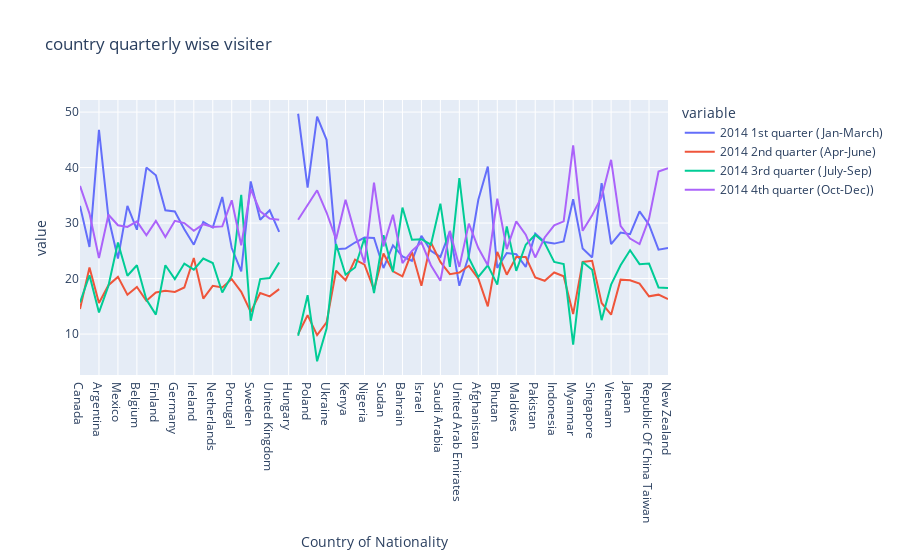

Write notebook code for a chart like this one.
### Code cell
px.line(df, df.index,['2014 1st quarter (Jan-March)','2014 2nd quarter (Apr-June)','2014 3rd quarter (July-Sep)','2014 4th quarter (Oct-Dec))'], title='country quarterly wise visiter')

### Figure 1 — Plotly figure (JSON) as saved in the notebook; plotly's stock layout.template omitted (floating-point values rounded to 4 significant figures)
{"data": [{"hovertemplate": "variable=2014 1st quarter (Jan-March)<br>Country of Nationality=%{x}<br>value=%{y}<extra></extra>", "legendgroup": "2014 1st quarter (Jan-March)", "line": {"color": "#636efa", "dash": "solid"}, "marker": {"symbol": "circle"}, "mode": "lines", "name": "2014 1st quarter (Jan-March)", "orientation": "v", "showlegend": true, "type": "scatter", "x": ["Canada", "United States Of America", "Argentina", "Brazil", "Mexico", "Austria", "Belgium", "Denmark", "Finland", "France", "Germany", "Greece", "Ireland", "Italy", "Netherlands", "Norway", "Portugal", "Spain", "Sweden", "Switzerland", "United Kingdom", "Czech Rep.", "Hungary", "Kazakhstan", "Poland", "Russian Federation", "Ukraine", "Egypt", "Kenya", "Mauritius", "Nigeria", "South Africa", "Sudan", "Tanzania", "Bahrain", "Iraq", "Israel", "Oman", "Saudi Arabia", "Turkey", "United Arab Emirates", "Yemen", "Afghanistan", "Bangladesh", "Bhutan", "Iran", "Maldives", "Nepal", "Pakistan", "Sri Lanka", "Indonesia", "Malaysia", "Myanmar", "Philippines", "Singapore", "Thailand", "Vietnam", "China", "Japan", "Korea (Republic Of ", "Republic Of China Taiwan", "Australia", "New Zealand"], "xaxis": "x", "y": [33.1, 25.7, 46.8, 31, 23.6, 33.1, 28.8, 40, 38.6, 32.3, 32.1, 28.9, 26.1, 30.2, 29.2, 34.7, 25.5, 21.3, 37.5, 30.6, 32.3, 28.4, null, 49.7, 36.4, 49.2, 45, 25.3, 25.4, 26.5, 27.4, 27.3, 21.9, 26, 24, 23.2, 27.7, 25, 23.9, 28.5, 18.7, 24.1, 34.2, 40.2, 21.9, 24.6, 24.4, 22.1, 28.1, 26.6, 26.3, 26.7, 34.3, 25.4, 23.8, 37.2, 26.2, 28.3, 28, 32.1, 29.7, 25.2, 25.5], "yaxis": "y"}, {"hovertemplate": "variable=2014 2nd quarter (Apr-June)<br>Country of Nationality=%{x}<br>value=%{y}<extra></extra>", "legendgroup": "2014 2nd quarter (Apr-June)", "line": {"color": "#EF553B", "dash": "solid"}, "marker": {"symbol": "circle"}, "mode": "lines", "name": "2014 2nd quarter (Apr-June)", "orientation": "v", "showlegend": true, "type": "scatter", "x": ["Canada", "United States Of America", "Argentina", "Brazil", "Mexico", "Austria", "Belgium", "Denmark", "Finland", "France", "Germany", "Greece", "Ireland", "Italy", "Netherlands", "Norway", "Portugal", "Spain", "Sweden", "Switzerland", "United Kingdom", "Czech Rep.", "Hungary", "Kazakhstan", "Poland", "Russian Federation", "Ukraine", "Egypt", "Kenya", "Mauritius", "Nigeria", "South Africa", "Sudan", "Tanzania", "Bahrain", "Iraq", "Israel", "Oman", "Saudi Arabia", "Turkey", "United Arab Emirates", "Yemen", "Afghanistan", "Bangladesh", "Bhutan", "Iran", "Maldives", "Nepal", "Pakistan", "Sri Lanka", "Indonesia", "Malaysia", "Myanmar", "Philippines", "Singapore", "Thailand", "Vietnam", "China", "Japan", "Korea (Republic Of ", "Republic Of China Taiwan", "Australia", "New Zealand"], "xaxis": "x", "y": [14.5, 22, 15.6, 18.8, 20.3, 17.1, 18.5, 16, 17.5, 17.8, 17.6, 18.4, 23.7, 16.4, 18.7, 18.4, 19.9, 17.6, 14, 17.4, 16.8, 18.1, null, 10, 13.4, 9.8, 12.1, 21.4, 19.7, 23.4, 22.5, 18, 24.5, 21.3, 20.4, 24.8, 18.7, 26.5, 23, 20.8, 21.1, 22.3, 20, 15, 24.8, 20.7, 23.9, 23.9, 20.2, 19.6, 21.1, 20.4, 13.6, 23, 23.2, 15.6, 13.5, 19.8, 19.7, 19.1, 16.8, 17.1, 16.3], "yaxis": "y"}, {"hovertemplate": "variable=2014 3rd quarter (July-Sep)<br>Country of Nationality=%{x}<br>value=%{y}<extra></extra>", "legendgroup": "2014 3rd quarter (July-Sep)", "line": {"color": "#00cc96", "dash": "solid"}, "marker": {"symbol": "circle"}, "mode": "lines", "name": "2014 3rd quarter (July-Sep)", "orientation": "v", "showlegend": true, "type": "scatter", "x": ["Canada", "United States Of America", "Argentina", "Brazil", "Mexico", "Austria", "Belgium", "Denmark", "Finland", "France", "Germany", "Greece", "Ireland", "Italy", "Netherlands", "Norway", "Portugal", "Spain", "Sweden", "Switzerland", "United Kingdom", "Czech Rep.", "Hungary", "Kazakhstan", "Poland", "Russian Federation", "Ukraine", "Egypt", "Kenya", "Mauritius", "Nigeria", "South Africa", "Sudan", "Tanzania", "Bahrain", "Iraq", "Israel", "Oman", "Saudi Arabia", "Turkey", "United Arab Emirates", "Yemen", "Afghanistan", "Bangladesh", "Bhutan", "Iran", "Maldives", "Nepal", "Pakistan", "Sri Lanka", "Indonesia", "Malaysia", "Myanmar", "Philippines", "Singapore", "Thailand", "Vietnam", "China", "Japan", "Korea (Republic Of ", "Republic Of China Taiwan", "Australia", "New Zealand"], "xaxis": "x", "y": [15.7, 20.6, 13.9, 18.7, 26.5, 20.5, 22.4, 16.2, 13.5, 22.4, 19.9, 22.7, 21.6, 23.6, 22.8, 17.5, 20.5, 35.1, 12.4, 19.9, 20.1, 22.9, null, 9.7, 17, 5.1, 11, 26.2, 20.7, 22, 27.3, 17.4, 27.8, 21.2, 32.8, 27, 27.1, 26.1, 33.5, 22.1, 38.1, 23.7, 20.3, 22.4, 18.9, 29.4, 21.4, 26.1, 27.9, 26.4, 23, 22.6, 8.1, 23, 21.6, 12.5, 18.9, 22.4, 25.1, 22.6, 22.7, 18.4, 18.3], "yaxis": "y"}, {"hovertemplate": "variable=2014 4th quarter (Oct-Dec))<br>Country of Nationality=%{x}<br>value=%{y}<extra></extra>", "legendgroup": "2014 4th quarter (Oct-Dec))", "line": {"color": "#ab63fa", "dash": "solid"}, "marker": {"symbol": "circle"}, "mode": "lines", "name": "2014 4th quarter (Oct-Dec))", "orientation": "v", "showlegend": true, "type": "scatter", "x": ["Canada", "United States Of America", "Argentina", "Brazil", "Mexico", "Austria", "Belgium", "Denmark", "Finland", "France", "Germany", "Greece", "Ireland", "Italy", "Netherlands", "Norway", "Portugal", "Spain", "Sweden", "Switzerland", "United Kingdom", "Czech Rep.", "Hungary", "Kazakhstan", "Poland", "Russian Federation", "Ukraine", "Egypt", "Kenya", "Mauritius", "Nigeria", "South Africa", "Sudan", "Tanzania", "Bahrain", "Iraq", "Israel", "Oman", "Saudi Arabia", "Turkey", "United Arab Emirates", "Yemen", "Afghanistan", "Bangladesh", "Bhutan", "Iran", "Maldives", "Nepal", "Pakistan", "Sri Lanka", "Indonesia", "Malaysia", "Myanmar", "Philippines", "Singapore", "Thailand", "Vietnam", "China", "Japan", "Korea (Republic Of ", "Republic Of China Taiwan", "Australia", "New Zealand"], "xaxis": "x", "y": [36.7, 31.7, 23.7, 31.5, 29.6, 29.3, 30.3, 27.8, 30.4, 27.5, 30.4, 30, 28.6, 29.8, 29.3, 29.4, 34.1, 26, 36.1, 32.1, 30.8, 30.6, null, 30.6, 33.2, 35.9, 31.9, 27.1, 34.2, 28.1, 22.8, 37.3, 25.8, 31.5, 22.8, 25, 26.5, 22.4, 19.6, 28.6, 22.1, 29.9, 25.5, 22.4, 34.4, 25.3, 30.3, 27.9, 23.8, 27.4, 29.6, 30.3, 44, 28.6, 31.4, 34.7, 41.4, 29.5, 27.2, 26.2, 30.8, 39.3, 39.9], "yaxis": "y"}], "layout": {"legend": {"title": {"text": "variable"}, "tracegroupgap": 0}, "title": {"text": "country quarterly wise visiter"}, "xaxis": {"anchor": "y", "domain": [0, 1], "title": {"text": "Country of Nationality"}}, "yaxis": {"anchor": "x", "domain": [0, 1], "title": {"text": "value"}}}}
